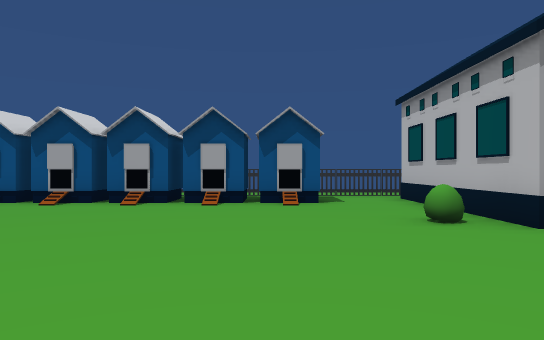
[1] (above)

24 first-person views from a walk through a 3-D level made in the Unity game engine. The camera is 1.4 m above the floor, looks level and sees 70° across. The floor is counted in squares, 2 m on a side. Each view is taken from the middle of a square. On the plan, view 1 faces up. The plan holds only what a view shows up to about 11 squares ahead; the rest is blank. The place goes on beyond the plan. The player character is not drawn. Some animated figures are not drawn. Some surface patterns are stand-ins.

[2]
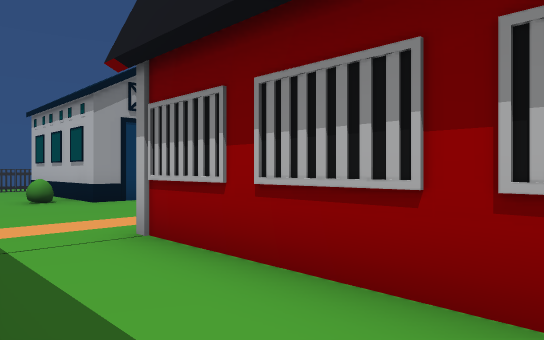

[3]
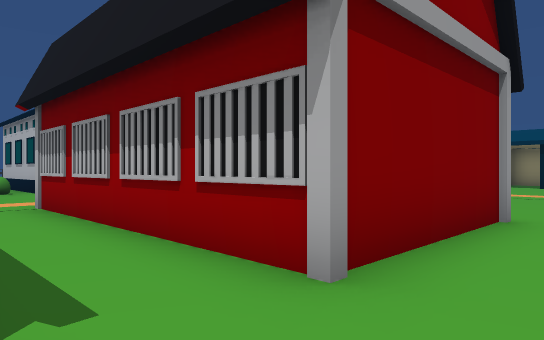

[4]
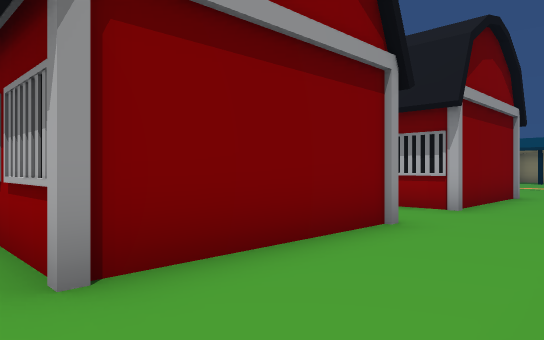

[5]
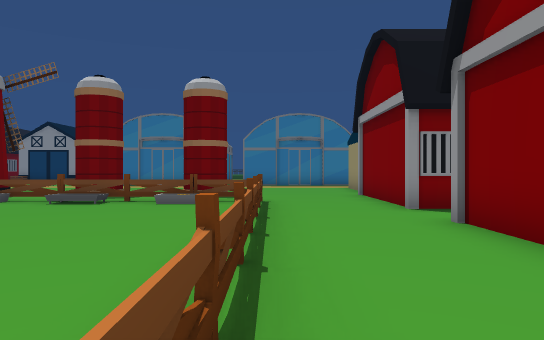

[6]
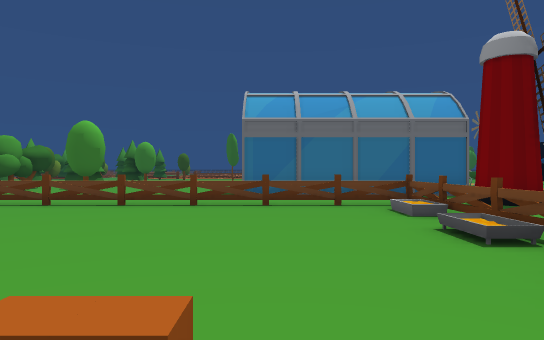

[7]
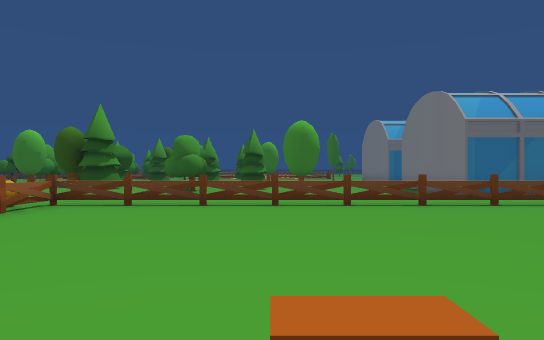

[8]
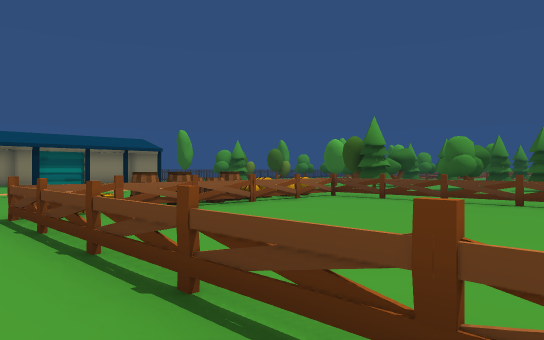

[9]
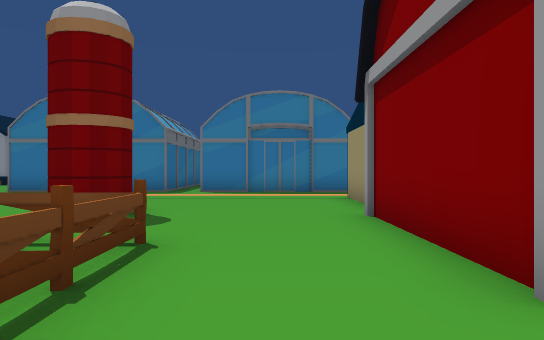

[10]
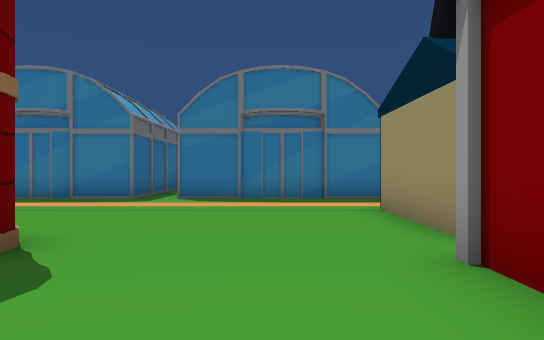

[11]
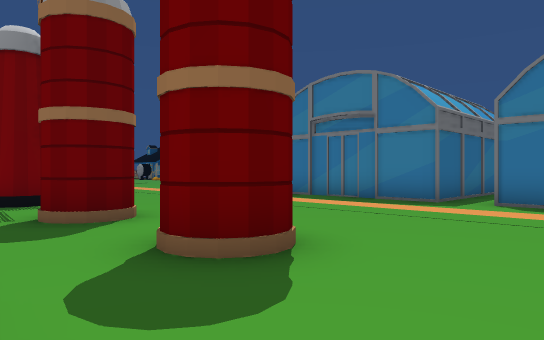

[12]
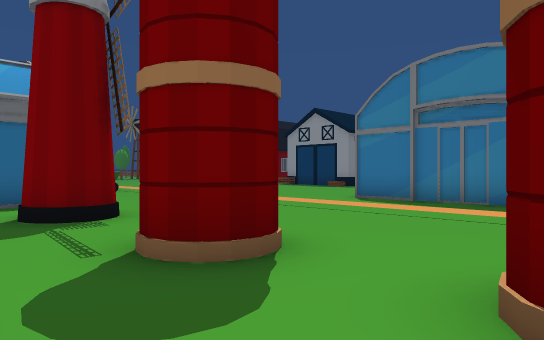

[13]
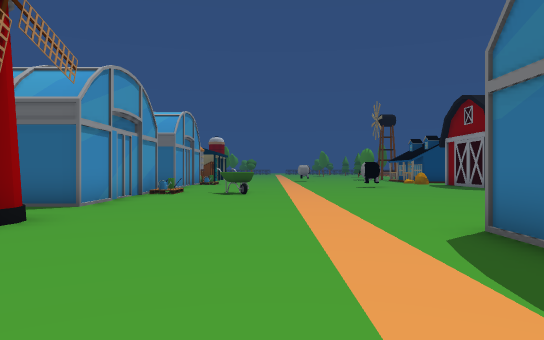

[14]
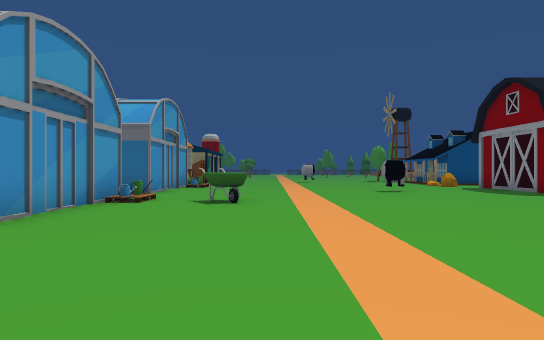

[15]
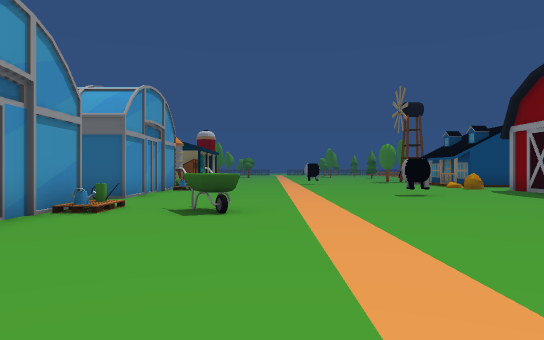

[16]
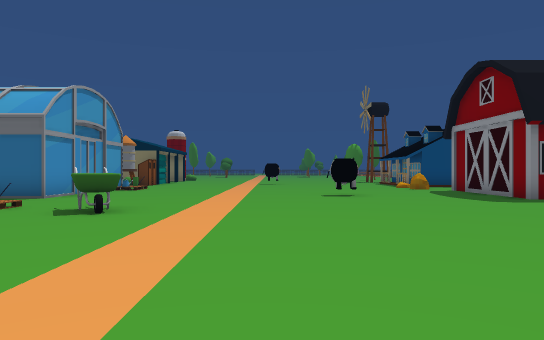

[17]
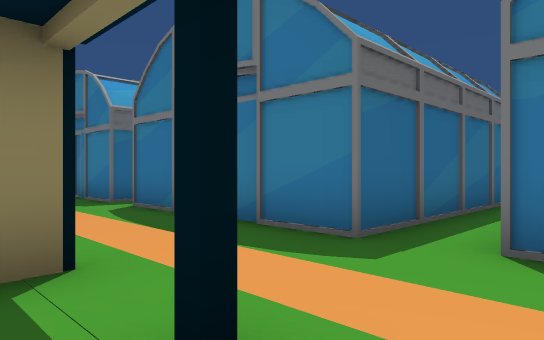

[18]
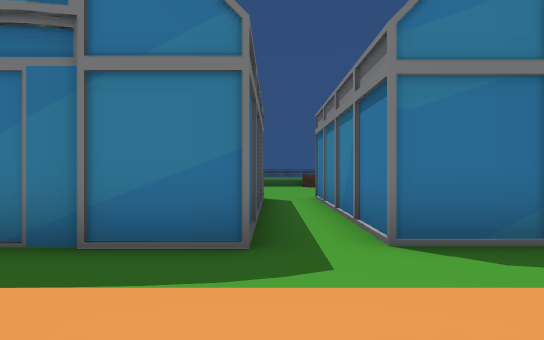

[19]
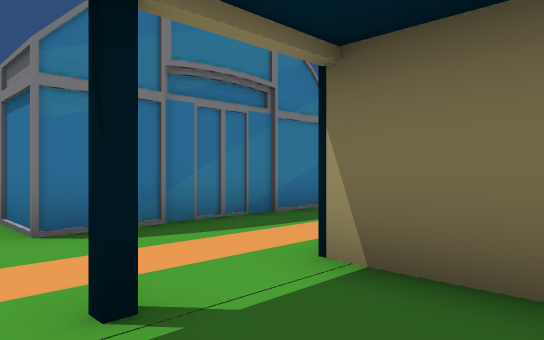

[20]
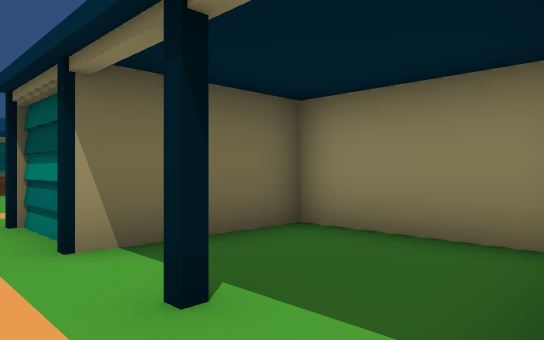

[21]
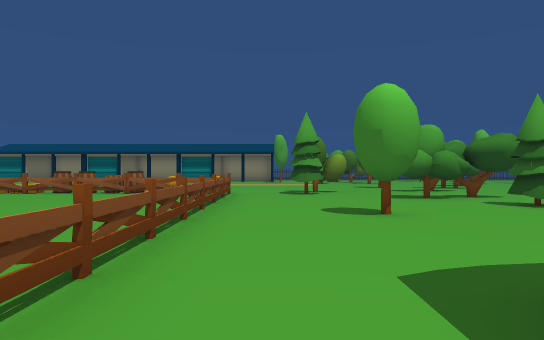

[22]
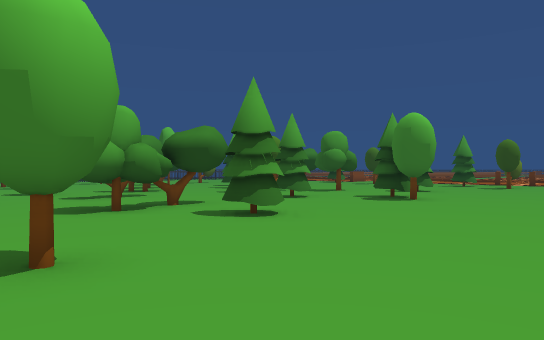

[23]
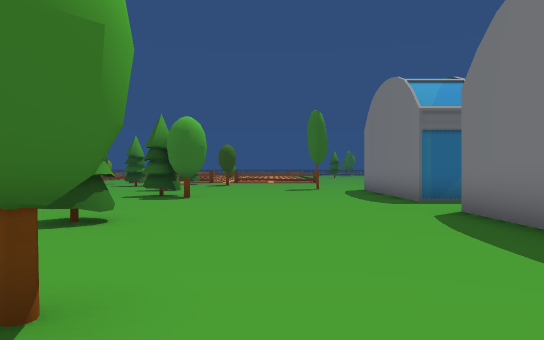

[24]
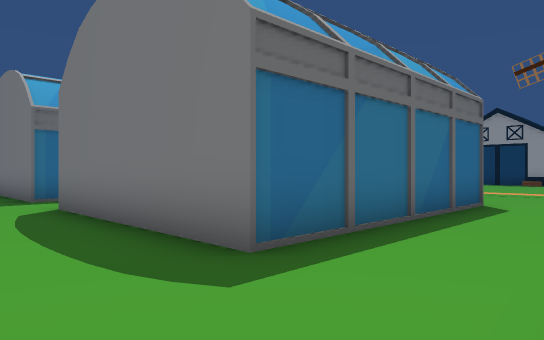

### Floor plan
Key: @ floor where view 1 was taken; # wall or solid block; x gap in a wall; . main floor; : floor 0.25 m higher than the main floor; / step, stairs or slope; F fence; B bush; A barn; T tree; U building; O other object.
Columns run from 22 left of view 1 to 5 right of it. Each row starts with its distance up from view 1.
 11                       FFF
 10            OOO       .....
  9                  OO OOOO..
  8                  ../......
  7          OO      .........
  6          .        ........
  5                   ......Bx#A
  4                    ........
  3                     ......
  2                     ......
  1      #                 ...
  0      #.               @.#
 -1      #..#             ..#
 -2      #..####          ..#
 -3 ######.....U           .#
 -4 #./.##..U..U          ..#
 -5 //////.....U      #   ..##
 -6 ######..U###A###A.####A.A###
 -7      #......................
 -8      #....................
 -9      #.........FF.FF.FF.FF.F
-10      #........F............F
-11    ........OO..:...........F
-12   ####........F............F
-13      #........F:...........F
-14      #......O..............F
-15      #........F............F
-16      #........F............F
-17      .......#..FF.FF.FF.FF.F
-18      .......................
-19     .......................T
-20     ........######....T.....
-21    .........#    #........T.
-22   ..........#    #........T.
-23   ..........#    #......T.T.
-24  ........O.O#    #........#.
-25 ............      ..........
-26 A............    .........T
-27 ............##   #........T
-28 A...O.......#    #.....TT.

Positions as (right, up) in squares from view 1, and headings:
1: (0, 0), facing up
2: (0, -4), facing up-right
3: (0, -8), facing up-right
4: (-5, -9), facing up-right
5: (1, -9), facing left
6: (-5, -9), facing down
7: (1, -9), facing down
8: (-1, -8), facing down-right
9: (-4, -8), facing left
10: (-7, -8), facing left
11: (-8, -8), facing down-left
12: (-8, -11), facing down-left
13: (-14, -12), facing down
14: (-14, -15), facing down
15: (-14, -17), facing down
16: (-16, -17), facing down
17: (-13, -3), facing down-left
18: (-13, -5), facing left
19: (-12, -5), facing up-left
20: (-15, -6), facing up-right
21: (-6, -18), facing right
22: (-3, -19), facing down-right
23: (-1, -18), facing down
24: (-2, -17), facing down-left
